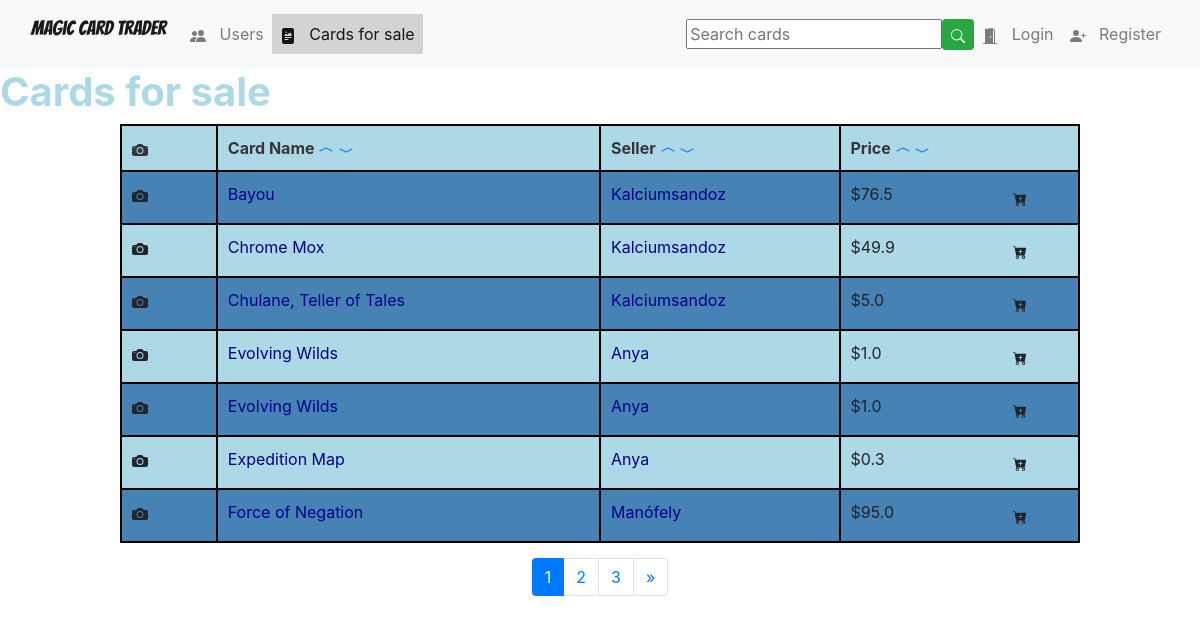
The app's page /cards/?order_by=name&direction=asc with its own data.
### Magic/models.py (models this page shows, shortened)
class Card(models.Model):
    name = models.CharField(max_length = 150)
    set_name = models.CharField(max_length = 150)
    price = models.FloatField()
    user = models.ForeignKey(User, on_delete=models.CASCADE)
    is_foil = models.BooleanField(default=False)
    is_ordered = models.BooleanField(default=False)

### Magic/views.py (the view)
# urls.py: path('cards/', views.cards, name="cards"),
def cards(request):
    template = loader.get_template('magic/cards.html')
    if request.user.is_authenticated:
        all_cards = Card.objects.filter(is_ordered=False).exclude(user=request.user)
    else:
        all_cards = Card.objects.filter(is_ordered=False)
    order_by = request.GET.get('order_by')
    direction = request.GET.get('direction')
    if direction == 'desc':
        if order_by == 'price':
            all_cards = all_cards.order_by(order_by).reverse()
        else:
            all_cards = all_cards.order_by(Lower(order_by)).reverse()
    elif direction == 'asc':
        if order_by == 'price':
            all_cards = all_cards.order_by(order_by)
        else:
            all_cards = all_cards.order_by(Lower(order_by))
    card_filter = CardFilter(request.GET, queryset=all_cards)
    all_cards = card_filter.qs
    paginator = Paginator(all_cards, 7)
    page = request.GET.get('page', 1)
    try:
        cards = paginator.page(page)
    except PageNotAnInteger:
        cards = paginator.page(1)
    except EmptyPage:
        cards = paginator.page(paginator.num_pages)
    context = {
        'all_cards': all_cards,
        'cards': cards,
        'nbar':'cards',
        'order_by': order_by,
        'direction': direction,
        'card_filter': card_filter,
    }
    return HttpResponse(template.render(context, request))

### Magic/templates/magic/cards.html (shortened to what this page needs)
{% extends 'magic/base.html' %}
{% block body %}
    {% if all_cards %}
        <h1 class="basic-text cards-header">Cards for sale</h1>
        <table id="card-table">
            <tr>
                <th><span class="glyphicon glyphicon-camera">
                </span></th>
                <th>Card Name
                    <a href="?order_by=name&direction=asc">
                        <span class="bi bi-chevron-up">
                            <svg width="1em" height="1em" viewBox="0 0 16 16" class="bi bi-chevron-compact-up" fill="currentColor" xmlns="http://www.w3.org/2000/svg">
                                <path fill-rule="evenodd" d="M7.776 5.553a.5.5 0 0 1 .448 0l6 3a.5.5 0 1 1-.448.894L8 6.56 2.224 9.447a.5.5 0 1 1-.448-.894l6-3z"/>
                            </svg>
                        </span>
                    </a>
                    <a href="?order_by=name&direction=desc">
                        <span class="glyphicon glyphicon-chevron-down">
                            <svg width="1em" height="1em" viewBox="0 0 16 16" class="bi bi-chevron-compact-down" fill="currentColor" xmlns="http://www.w3.org/2000/svg">
                                <path fill-rule="evenodd" d="M1.553 6.776a.5.5 0 0 1 .67-.223L8 9.44l5.776-2.888a.5.5 0 1 1 .448.894l-6 3a.5.5 0 0 1-.448 0l-6-3a.5.5 0 0 1-.223-.67z"/>
                            </svg>
                        </span>
                    </a>
                </th>
                <th>Seller
                    <a href="?order_by=user&direction=desc">
                        <span class="glyphicon glyphicon-chevron-up">
                            <svg width="1em" height="1em" viewBox="0 0 16 16" class="bi bi-chevron-compact-up" fill="currentColor" xmlns="http://www.w3.org/2000/svg">
                                <path fill-rule="evenodd" d="M7.776 5.553a.5.5 0 0 1 .448 0l6 3a.5.5 0 1 1-.448.894L8 6.56 2.224 9.447a.5.5 0 1 1-.448-.894l6-3z"/>
                            </svg>
                        </span>
                    </a>
                    <a href="?order_by=user&direction=asc">
                        <span class="glyphicon glyphicon-chevron-down">
                            <svg width="1em" height="1em" viewBox="0 0 16 16" class="bi bi-chevron-compact-down" fill="currentColor" xmlns="http://www.w3.org/2000/svg">
                                <path fill-rule="evenodd" d="M1.553 6.776a.5.5 0 0 1 .67-.223L8 9.44l5.776-2.888a.5.5 0 1 1 .448.894l-6 3a.5.5 0 0 1-.448 0l-6-3a.5.5 0 0 1-.223-.67z"/>
                            </svg>
                        </span>
                    </a>
                </th>
                <th>Price
                    <a href="?order_by=price&direction=asc">
                        <span class="glyphicon glyphicon-chevron-up">
                            <svg width="1em" height="1em" viewBox="0 0 16 16" class="bi bi-chevron-compact-up" fill="currentColor" xmlns="http://www.w3.org/2000/svg">
                                <path fill-rule="evenodd" d="M7.776 5.553a.5.5 0 0 1 .448 0l6 3a.5.5 0 1 1-.448.894L8 6.56 2.224 9.447a.5.5 0 1 1-.448-.894l6-3z"/>
                            </svg>
                        </span>
                    </a>
                    <a href="?order_by=price&direction=desc">
                        <span class="glyphicon glyphicon-chevron-down">
                            <svg width="1em" height="1em" viewBox="0 0 16 16" class="bi bi-chevron-compact-down" fill="currentColor" xmlns="http://www.w3.org/2000/svg">
                                <path fill-rule="evenodd" d="M1.553 6.776a.5.5 0 0 1 .67-.223L8 9.44l5.776-2.888a.5.5 0 1 1 .448.894l-6 3a.5.5 0 0 1-.448 0l-6-3a.5.5 0 0 1-.223-.67z"/>
                            </svg>
                        </span>
                    </a>
                </th>
            </tr>
            {% for card in cards %}
                <tr>
                    <td class="img-td">
                        <span class="glyphicon glyphicon-camera">
                        </span>
                    </td>
                    <td>
                        <a class="card-td-link" href="{% url 'Magic:card_detail' card.id %}">{{card.name}}</a>
                    </td>
                    <td class="seller-td">
                        <a class="user-td-link" href="{% url 'Magic:user_detail' card.user.id %}">{{card.user}}</a>
                    </td>
                    <td class="price-td">
                        ${{card.price}}
                        <a href="{% url 'Magic:add_to_cart' card.id %}" >
                            <button type="submit" class="btn btn-default btn-sm btn-cart">
                                <span class="glyphicon glyphicon-shopping-cart">
                                </span>
                            </button>
                        </a>
                    </td>
                </tr>
            {% endfor %}
        </table>
        <nav aria-label="Page navigation">
            {% if cards.has_other_pages %}
                <ul class="pagination justify-content-center">
                    {% for i in cards.paginator.page_range %}
                        {% if cards.number == i %}
                            <li class="page-item active" aria-current="page"><span class="page-link">{{ i }} <span class="sr-only">(current)</span></span></li>
                        {% else %}
                            <li class="page-item"><a href="?page={{ i }}&order_by={{ order_by }}&direction={{ direction }}" class="page-link">{{ i }}</a></li>
                        {% endif %}
                    {% endfor %}
                    {% if cards.has_next %}
                        <li class="page-item"><a href="?page={{ cards.next_page_number }}&order_by={{ order_by }}&direction={{ direction }}" class="page-link">&raquo;</a></li>
                    {% endif %}
                </ul>
            {% endif %}
        </nav>
            {% else %}
            <h3 class="basic-text">No cards available for sale</h3>
    {% endif %}
{% endblock %}

### Magic/static/magic/style.css (style rules this page uses)
.active { color: aqua; background-color: lightgrey; }
.basic-text { color: lightblue; font-weight: bold; }
.cards-header { border-bottom: 50ptx; }
table { width: 80%; margin-left: auto; margin-right: auto; margin-bottom: 15px; }
table, th, td { border: 2px solid black; border-collapse: collapse; align-self: center; }
th, td { padding: 10px; height: 40%; }
#user-table tr:nth-child(even), #card-table tr:nth-child(even) { background-color: steelblue; }
#user-table tr:nth-child(odd), #card-table tr:nth-child(odd) { background-color: lightblue; }
#card-table tr:nth-child(even), #card-table tr:nth-child(even) { background-color: steelblue; }
#card-table tr:nth-child(odd), #card-table tr:nth-child(odd) { background-color: lightblue; }
.img-td { width: 10%; }
.user-td-link, .card-td-link { color: darkblue; }
.seller-td, .price-td { width: 25%; }
.btn-cart { float: right; margin-right: 25px; padding-left: 15px; padding-right: 15px; }

### records on screen
Card: name "Bayou", user "Kalciumsandoz", price "76.5"
Card: name "Chrome Mox", user "Kalciumsandoz", price "49.9"
Card: name "Chulane, Teller of Tales", user "Kalciumsandoz", price "5.0"
Card: name "Evolving Wilds", user "Anya", price "1.0"
Card: name "Evolving Wilds", user "Anya", price "1.0"
Card: name "Expedition Map", user "Anya", price "0.3"
Card: name "Force of Negation", user "Manófely", price "95.0"

### other values on screen
{{ i }} "1"
{{ i }} "2" "3"
